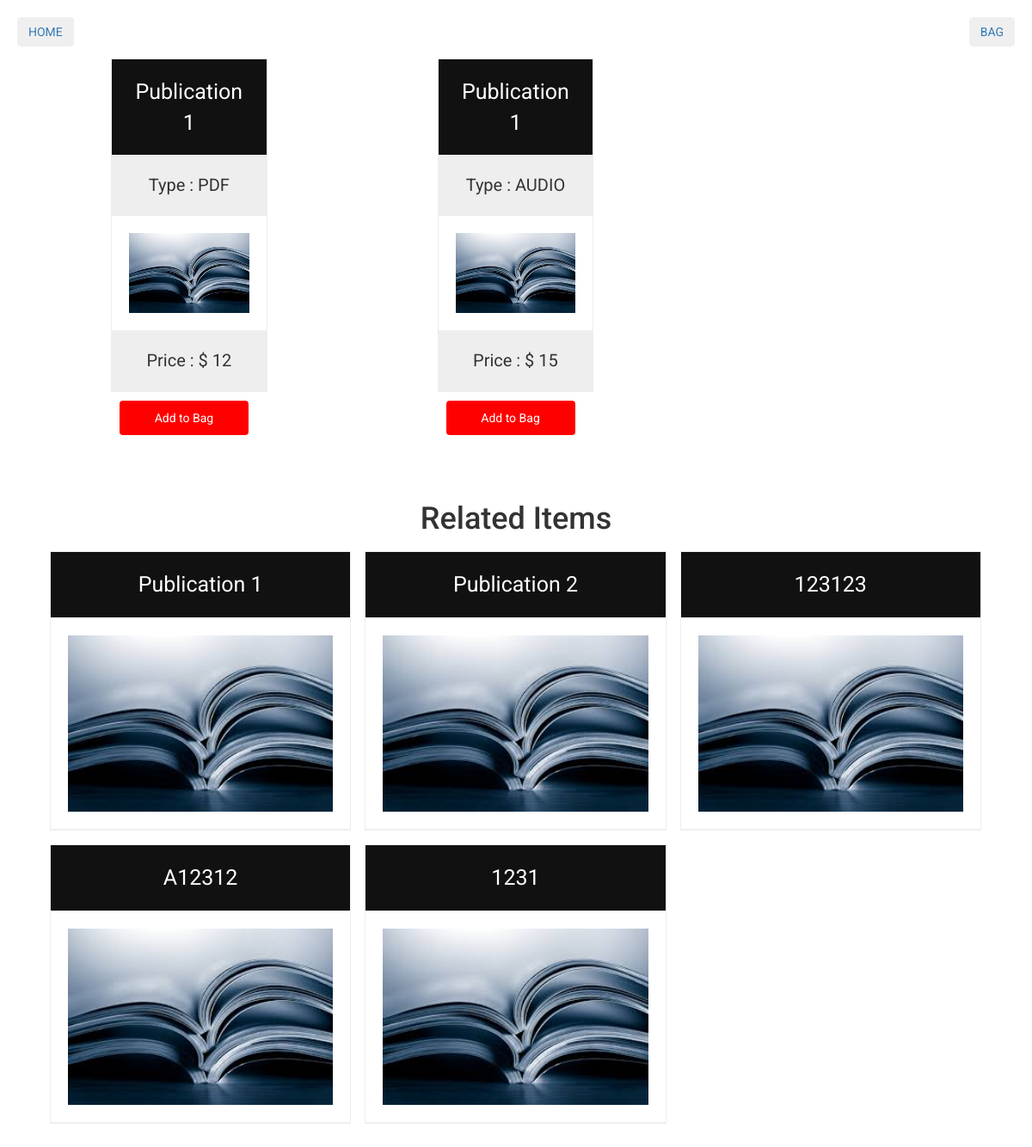
Before: /publication/1/ with the older database file.
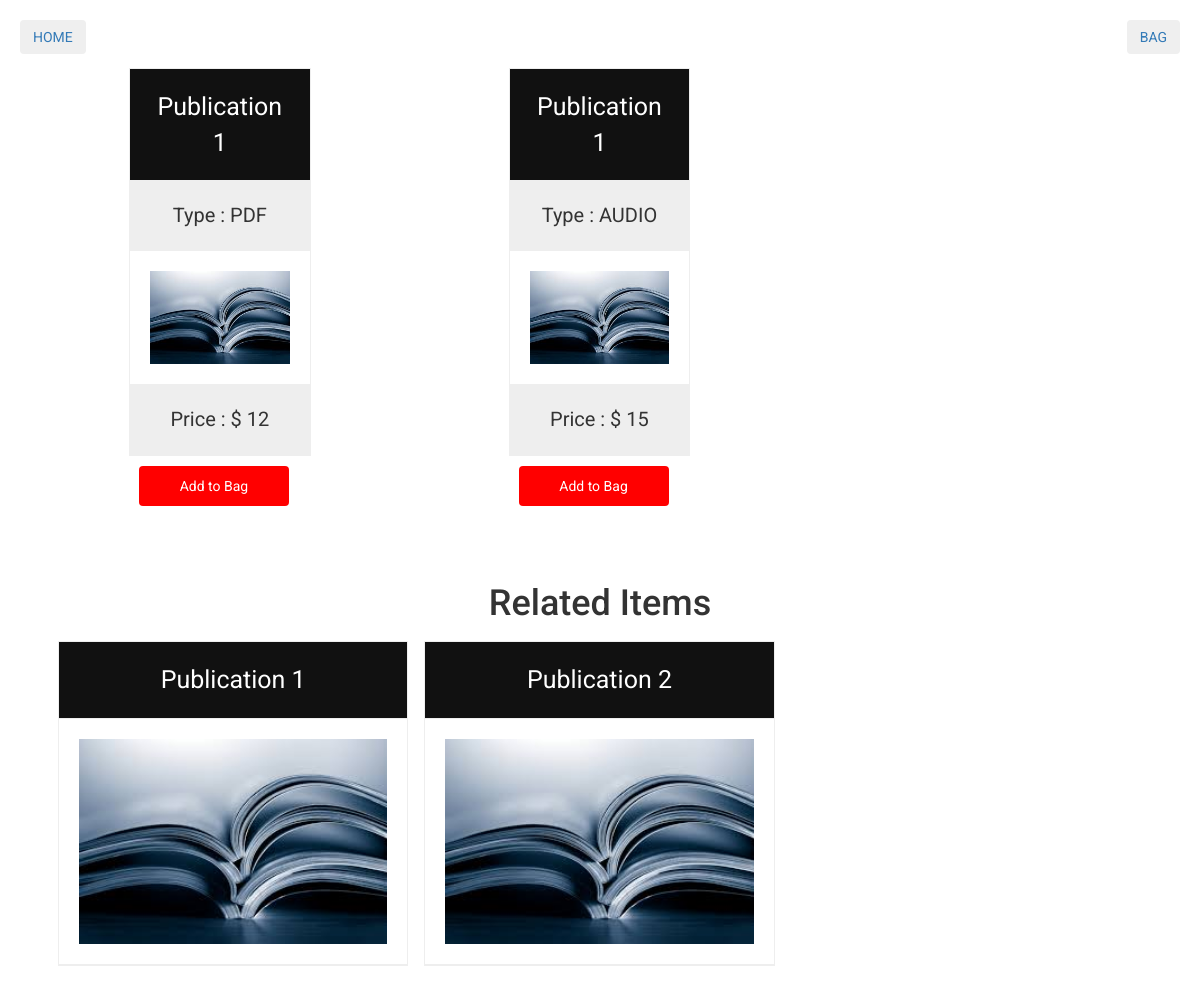
After: the same page with the newer database file.
### core/models.py (models this page shows, shortened)
class Publication(models.Model):
    name = models.CharField(max_length=100)
    description = models.TextField()

class PublicationEntity(models.Model):
    PDF = 'PDF'
    PAPERBACK = 'PAPERBACK'
    AUDIO = 'AUDIO'
    PUBLICATION_TYPE_CHOICES = (
        (PDF, 'PDF'),
        (PAPERBACK, 'PAPERBACK'),
        (AUDIO, 'AUDIO'),
    )
    publication = models.ForeignKey('Publication')
    publication_type = models.CharField(max_length=10, choices=PUBLICATION_TYPE_CHOICES)
    price = models.PositiveIntegerField(null=True)
    link = models.URLField(max_length=255, blank=True)

### core/views.py (the view)
# urls.py: url(r'^publication/(?P<pk>[0-9]+)/$', PublicationView.as_view(), name='publication'),
class PublicationView(DetailView):
    model = Publication
    template_name = 'publication.html'
    context_object_name = 'publication'
    def get_context_data(self, **kwargs):
        context = super(PublicationView, self).get_context_data(**kwargs)
        context['publications'] = self.object.publicationentity_set.all()
        context['related_items'] = Publication.objects.all()
        return context

### templates/publication.html (shortened to what this page needs)
{% extends 'base.html' %}
{% load staticfiles %}
{% block content %}
    {% for item in publications %}
        <div class="columns">
            <form action="{% url 'add_to_cart' %}" method="POST">
                <ul class="price">
                    <li class="header">{{ publication.name }}</li>
                    <li class="grey">Type : {{ item.publication_type }}</li>
                    <li><img src="{% static 'img/publication.jpg' %}"/></li>
                    <li class="grey">Price : $ {{ item.price }}</li>
                </ul>
                <input class="btn" type="submit" value="Add to Bag"/>
            </form>
        </div>
    {% endfor %}
    {% if related_items %}
        <div class="related-items">
            <h1>Related Items</h1>
            {% for item in related_items %}
                <a href="{% url 'publication' item.pk %}">
                    <div class="columns">
                        <ul class="price">
                            <li class="header">{{ item.name }}</li>
                            <li><img src="{% static 'img/publication.jpg' %}"/></li>
                        </ul>
                    </div>
                </a>
            {% endfor %}
        </div>
    {% endif %}
{% endblock %}

### templates/base.html (shortened to what this page needs)
{% load staticfiles %}
<!DOCTYPE html>
<html lang="en">
<head>
    {% block css %}
        <link rel="stylesheet" href="https://maxcdn.bootstrapcdn.com/bootstrap/3.3.7/css/bootstrap.min.css"/>
        <link rel="stylesheet" type="text/css" media="all" href="{% static 'css/style.css' %}"/>
    {% endblock %}
</head>
<body>
<div class="navigation">
    <a href="{% url 'cart' %}"><button class="btn pull-right">BAG</button></a>
    <a href="{% url 'home' %}"><button class="btn pull-left">HOME</button></a>
</div>
<div class="container">
{% block content %}
{% endblock %}
</div>
</body>
</html>

### core/static/css/style.css (style rules this page uses)
body { font-family: "Roboto", helvetica, arial, sans-serif; font-size: 16px; font-weight: 400; text-rendering: optimizeLegibility; }
h1 { text-align: center; }
form { width: 50%; margin: 0 auto; }
* { box-sizing: border-box; }
.columns { float: left; width: 33.3%; padding: 8px; }
div { padding:20px; }
.columns img { width: 100%; height: auto; }
.price { list-style-type: none; border: 1px solid #eee; margin: 0; padding: 0; -webkit-transition: 0.3s; transition: 0.3s; }
.price .header { background-color: #111; color: white; font-size: 25px; }
.price li { border-bottom: 1px solid #eee; padding: 20px; text-align: center; }
.price .grey { background-color: #eee; font-size: 20px; }
.navigation { width: 100%; }
input { padding: 10px; margin: 10px; border: 1px solid red; border-radius: 4px; background-color: lightblue; }
input[type='submit'] { padding: 10px; margin: 10px; width: 150px; height: 40px; color: white; border: none; background-color: red; }

Changed rows visible on the page:
removed Publication: name "123123"
removed Publication: name "A12312"
removed Publication: name "1231"
